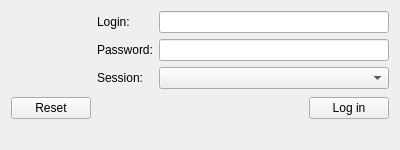
<?xml version="1.0" encoding="UTF-8"?>
<ui version="4.0">
 <class>Login</class>
 <widget class="QWidget" name="Login">
  <property name="geometry">
   <rect>
    <x>0</x>
    <y>0</y>
    <width>400</width>
    <height>134</height>
   </rect>
  </property>
  <property name="sizePolicy">
   <sizepolicy hsizetype="Minimum" vsizetype="Minimum">
    <horstretch>0</horstretch>
    <verstretch>0</verstretch>
   </sizepolicy>
  </property>
  <property name="minimumSize">
   <size>
    <width>0</width>
    <height>0</height>
   </size>
  </property>
  <property name="focusPolicy">
   <enum>Qt::StrongFocus</enum>
  </property>
  <property name="windowTitle">
   <string>Form</string>
  </property>
  <layout class="QVBoxLayout" name="verticalLayout">
   <item>
    <layout class="QHBoxLayout" name="horizontalLayout_2">
     <item>
      <widget class="QLabel" name="label">
       <property name="sizePolicy">
        <sizepolicy hsizetype="Minimum" vsizetype="Minimum">
         <horstretch>0</horstretch>
         <verstretch>0</verstretch>
        </sizepolicy>
       </property>
       <property name="minimumSize">
        <size>
         <width>80</width>
         <height>80</height>
        </size>
       </property>
       <property name="text">
        <string/>
       </property>
      </widget>
     </item>
     <item>
      <layout class="QFormLayout" name="formLayout">
       <item row="0" column="0">
        <widget class="QLabel" name="userLbl">
         <property name="text">
          <string>Login:</string>
         </property>
        </widget>
       </item>
       <item row="1" column="0">
        <widget class="QLabel" name="pwdLbl">
         <property name="text">
          <string>Password:</string>
         </property>
        </widget>
       </item>
       <item row="2" column="0">
        <widget class="QLabel" name="sessionLbl">
         <property name="text">
          <string>Session:</string>
         </property>
        </widget>
       </item>
       <item row="0" column="1">
        <widget class="QLineEdit" name="loginEdt"/>
       </item>
       <item row="1" column="1">
        <widget class="QLineEdit" name="pwdEdt">
         <property name="echoMode">
          <enum>QLineEdit::Password</enum>
         </property>
        </widget>
       </item>
       <item row="2" column="1">
        <widget class="QComboBox" name="sessionCmb"/>
       </item>
      </layout>
     </item>
    </layout>
   </item>
   <item>
    <layout class="QHBoxLayout" name="horizontalLayout">
     <item>
      <widget class="QPushButton" name="resetBtn">
       <property name="text">
        <string>Reset</string>
       </property>
      </widget>
     </item>
     <item>
      <spacer name="horizontalSpacer">
       <property name="orientation">
        <enum>Qt::Horizontal</enum>
       </property>
       <property name="sizeHint" stdset="0">
        <size>
         <width>40</width>
         <height>20</height>
        </size>
       </property>
      </spacer>
     </item>
     <item>
      <widget class="QPushButton" name="loginBtn">
       <property name="text">
        <string>Log in</string>
       </property>
      </widget>
     </item>
    </layout>
   </item>
   <item>
    <widget class="QLabel" name="infoLbl">
     <property name="text">
      <string/>
     </property>
     <property name="scaledContents">
      <bool>true</bool>
     </property>
     <property name="wordWrap">
      <bool>true</bool>
     </property>
    </widget>
   </item>
  </layout>
 </widget>
 <tabstops>
  <tabstop>loginEdt</tabstop>
  <tabstop>pwdEdt</tabstop>
  <tabstop>loginBtn</tabstop>
  <tabstop>sessionCmb</tabstop>
  <tabstop>resetBtn</tabstop>
 </tabstops>
 <resources/>
 <connections/>
</ui>
